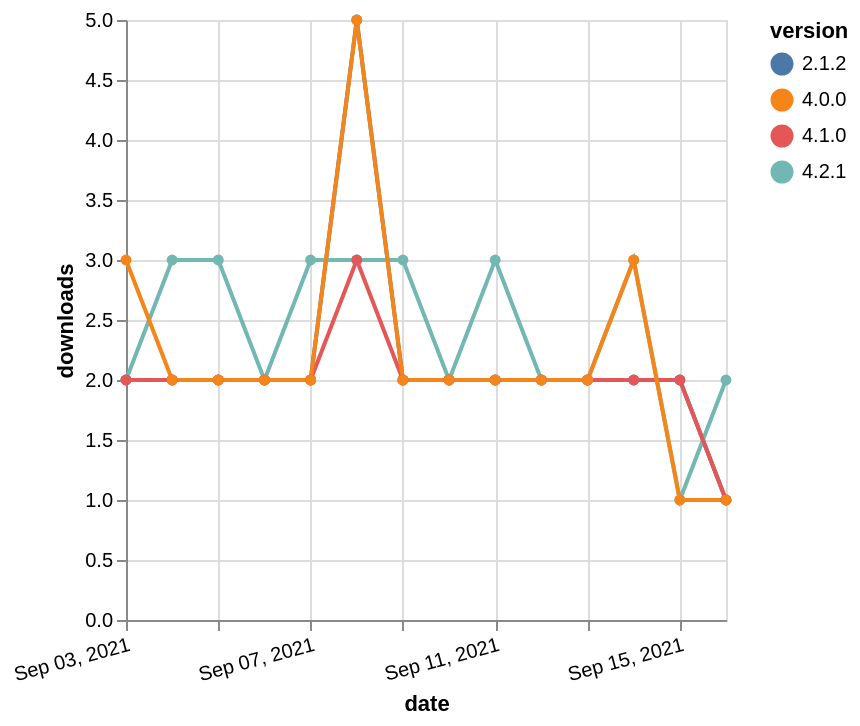

Express this chart as Vega-Lite.
### Vega-Lite specification from a JSON file in a GitHub repository (floating-point values rounded to 4 significant figures)
{"$schema": "https://vega.github.io/schema/vega-lite/v5.json", "description": "A simple bar chart with embedded data.", "data": {"values": [{"date": "2021-09-03", "total": 7994, "delta": 2, "version": "2.1.2"}, {"date": "2021-09-04", "total": 7996, "delta": 2, "version": "2.1.2"}, {"date": "2021-09-05", "total": 7998, "delta": 2, "version": "2.1.2"}, {"date": "2021-09-06", "total": 8000, "delta": 2, "version": "2.1.2"}, {"date": "2021-09-07", "total": 8002, "delta": 2, "version": "2.1.2"}, {"date": "2021-09-08", "total": 8007, "delta": 5, "version": "2.1.2"}, {"date": "2021-09-09", "total": 8009, "delta": 2, "version": "2.1.2"}, {"date": "2021-09-10", "total": 8011, "delta": 2, "version": "2.1.2"}, {"date": "2021-09-11", "total": 8013, "delta": 2, "version": "2.1.2"}, {"date": "2021-09-12", "total": 8015, "delta": 2, "version": "2.1.2"}, {"date": "2021-09-13", "total": 8017, "delta": 2, "version": "2.1.2"}, {"date": "2021-09-14", "total": 8019, "delta": 2, "version": "2.1.2"}, {"date": "2021-09-15", "total": 8021, "delta": 2, "version": "2.1.2"}, {"date": "2021-09-16", "total": 8022, "delta": 1, "version": "2.1.2"}, {"date": "2021-09-03", "total": 872, "delta": 2, "version": "4.2.1"}, {"date": "2021-09-04", "total": 875, "delta": 3, "version": "4.2.1"}, {"date": "2021-09-05", "total": 878, "delta": 3, "version": "4.2.1"}, {"date": "2021-09-06", "total": 880, "delta": 2, "version": "4.2.1"}, {"date": "2021-09-07", "total": 883, "delta": 3, "version": "4.2.1"}, {"date": "2021-09-08", "total": 886, "delta": 3, "version": "4.2.1"}, {"date": "2021-09-09", "total": 889, "delta": 3, "version": "4.2.1"}, {"date": "2021-09-10", "total": 891, "delta": 2, "version": "4.2.1"}, {"date": "2021-09-11", "total": 894, "delta": 3, "version": "4.2.1"}, {"date": "2021-09-12", "total": 896, "delta": 2, "version": "4.2.1"}, {"date": "2021-09-13", "total": 898, "delta": 2, "version": "4.2.1"}, {"date": "2021-09-14", "total": 901, "delta": 3, "version": "4.2.1"}, {"date": "2021-09-15", "total": 902, "delta": 1, "version": "4.2.1"}, {"date": "2021-09-16", "total": 904, "delta": 2, "version": "4.2.1"}, {"date": "2021-09-03", "total": 2092, "delta": 2, "version": "4.1.0"}, {"date": "2021-09-04", "total": 2094, "delta": 2, "version": "4.1.0"}, {"date": "2021-09-05", "total": 2096, "delta": 2, "version": "4.1.0"}, {"date": "2021-09-06", "total": 2098, "delta": 2, "version": "4.1.0"}, {"date": "2021-09-07", "total": 2100, "delta": 2, "version": "4.1.0"}, {"date": "2021-09-08", "total": 2103, "delta": 3, "version": "4.1.0"}, {"date": "2021-09-09", "total": 2105, "delta": 2, "version": "4.1.0"}, {"date": "2021-09-10", "total": 2107, "delta": 2, "version": "4.1.0"}, {"date": "2021-09-11", "total": 2109, "delta": 2, "version": "4.1.0"}, {"date": "2021-09-12", "total": 2111, "delta": 2, "version": "4.1.0"}, {"date": "2021-09-13", "total": 2113, "delta": 2, "version": "4.1.0"}, {"date": "2021-09-14", "total": 2115, "delta": 2, "version": "4.1.0"}, {"date": "2021-09-15", "total": 2117, "delta": 2, "version": "4.1.0"}, {"date": "2021-09-16", "total": 2118, "delta": 1, "version": "4.1.0"}, {"date": "2021-09-03", "total": 3878, "delta": 3, "version": "4.0.0"}, {"date": "2021-09-04", "total": 3880, "delta": 2, "version": "4.0.0"}, {"date": "2021-09-05", "total": 3882, "delta": 2, "version": "4.0.0"}, {"date": "2021-09-06", "total": 3884, "delta": 2, "version": "4.0.0"}, {"date": "2021-09-07", "total": 3886, "delta": 2, "version": "4.0.0"}, {"date": "2021-09-08", "total": 3891, "delta": 5, "version": "4.0.0"}, {"date": "2021-09-09", "total": 3893, "delta": 2, "version": "4.0.0"}, {"date": "2021-09-10", "total": 3895, "delta": 2, "version": "4.0.0"}, {"date": "2021-09-11", "total": 3897, "delta": 2, "version": "4.0.0"}, {"date": "2021-09-12", "total": 3899, "delta": 2, "version": "4.0.0"}, {"date": "2021-09-13", "total": 3901, "delta": 2, "version": "4.0.0"}, {"date": "2021-09-14", "total": 3904, "delta": 3, "version": "4.0.0"}, {"date": "2021-09-15", "total": 3905, "delta": 1, "version": "4.0.0"}, {"date": "2021-09-16", "total": 3906, "delta": 1, "version": "4.0.0"}]}, "width": "container", "mark": {"type": "line", "point": {"filled": true}}, "encoding": {"x": {"field": "date", "type": "temporal", "timeUnit": "yearmonthdate", "title": "date", "axis": {"labelAngle": -15}}, "y": {"field": "delta", "type": "quantitative", "title": "downloads"}, "color": {"field": "version", "type": "nominal"}, "tooltip": {"field": "delta"}}}
